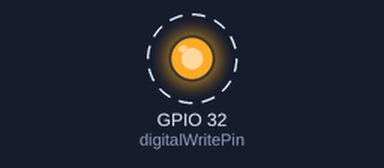
Bench run of a sketch on a simulated ESP32. Parts: output pins drawn as LEDs (lit = HIGH). Dashed ring = blinking.

Above: at 0.2 s.
Timing chart, 0 to 3.0 s (numbered marks = the images above):
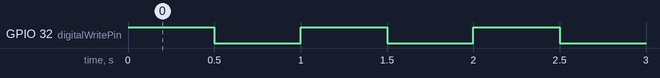

Measured:
- by itself, GPIO 32 (digitalWritePin): alternates HIGH for 0.50 s and LOW for 0.50 s

The sketch:

Blink.ino
```cpp
const int digitalWritePin = 32;
//const int digitalReadPin2 = 34;
//#define digitalReadPin34

void setup() {
  pinMode(digitalWritePin, OUTPUT);
  //pinMode(digitalReadPin, INPUT);
  //Serial.begin(115200);
}

void loop() {
  digitalWrite(digitalWritePin,HIGH);
  //Serial.println(digitalRead(digitalReadPin));
  //digitalWrite(digitalWritePin,1); Equivalente, menos legible
  delay(500);
  digitalWrite(digitalWritePin,LOW);
  //Serial.println(digitalRead(digitalReadPin));
  //digitalWrite(digitalWritePin,1; Equivalente, menos legible
  delay(500);
}
```
